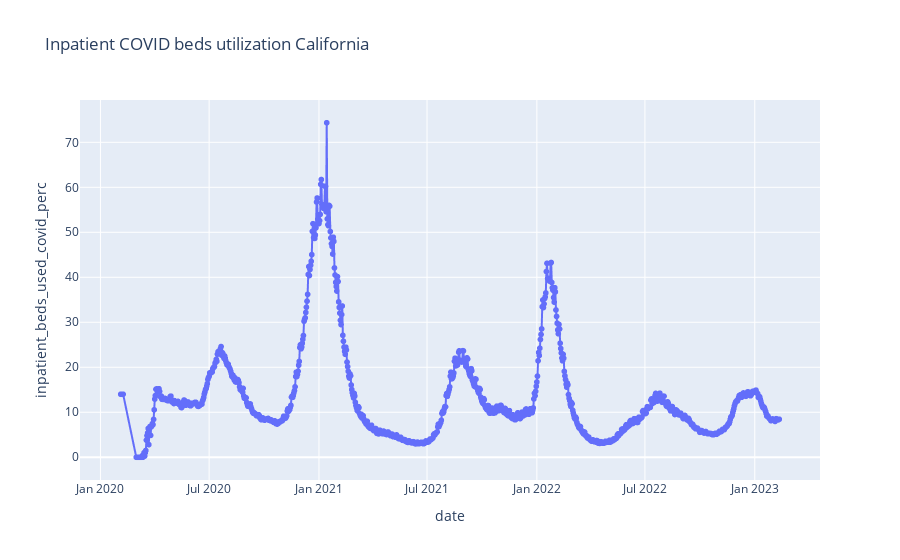

Write notebook code for a chart like this one.
### Code cell
import plotly.express as px
fig = px.line(state_data, x="date", y="inpatient_beds_used_covid_perc", title='Inpatient COVID beds utilization California',markers=True)
fig.show()

### Figure 1 — Plotly figure (JSON) as saved in the notebook; plotly's stock layout.template omitted (floating-point values rounded to 4 significant figures; data arrays with more than 128 entries replaced by an {"elided": "..."} marker saying what was removed)
{"data": [{"hovertemplate": "date=%{x}<br>inpatient_beds_used_covid_perc=%{y}<extra></extra>", "legendgroup": "", "line": {"color": "#636efa", "dash": "solid"}, "marker": {"symbol": "circle"}, "mode": "lines+markers", "name": "", "showlegend": false, "type": "scattergl", "x": {"elided": "1083 str values"}, "xaxis": "x", "y": {"elided": "1083 float values"}, "yaxis": "y"}], "layout": {"legend": {"tracegroupgap": 0}, "title": {"text": "Inpatient COVID beds utilization California"}, "xaxis": {"anchor": "y", "domain": [0, 1], "title": {"text": "date"}}, "yaxis": {"anchor": "x", "domain": [0, 1], "title": {"text": "inpatient_beds_used_covid_perc"}}}}
